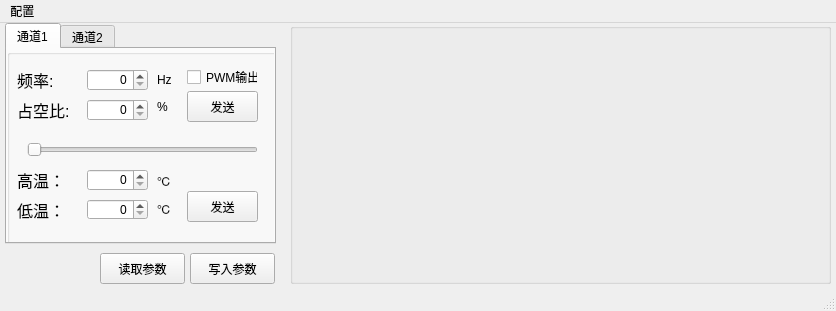
<?xml version="1.0" encoding="UTF-8"?>
<ui version="4.0">
 <class>CtrLig</class>
 <widget class="QMainWindow" name="CtrLig">
  <property name="geometry">
   <rect>
    <x>0</x>
    <y>0</y>
    <width>836</width>
    <height>311</height>
   </rect>
  </property>
  <property name="windowTitle">
   <string>MainWindow</string>
  </property>
  <widget class="QWidget" name="centralwidget">
   <widget class="QGroupBox" name="groupBox">
    <property name="geometry">
     <rect>
      <x>290</x>
      <y>0</y>
      <width>541</width>
      <height>261</height>
     </rect>
    </property>
    <property name="title">
     <string/>
    </property>
    <widget class="QCustomPlot" name="customPlot" native="true">
     <property name="geometry">
      <rect>
       <x>0</x>
       <y>-1</y>
       <width>541</width>
       <height>261</height>
      </rect>
     </property>
    </widget>
   </widget>
   <widget class="QTabWidget" name="tabWidget">
    <property name="geometry">
     <rect>
      <x>5</x>
      <y>0</y>
      <width>271</width>
      <height>221</height>
     </rect>
    </property>
    <property name="currentIndex">
     <number>0</number>
    </property>
    <widget class="QWidget" name="tab">
     <attribute name="title">
      <string>通道1</string>
     </attribute>
     <widget class="QGroupBox" name="groupBox_2">
      <property name="geometry">
       <rect>
        <x>0</x>
        <y>0</y>
        <width>271</width>
        <height>201</height>
       </rect>
      </property>
      <property name="title">
       <string/>
      </property>
      <property name="alignment">
       <set>Qt::AlignCenter</set>
      </property>
      <widget class="QSlider" name="SliDuty1">
       <property name="geometry">
        <rect>
         <x>20</x>
         <y>90</y>
         <width>231</width>
         <height>21</height>
        </rect>
       </property>
       <property name="orientation">
        <enum>Qt::Horizontal</enum>
       </property>
      </widget>
      <widget class="QLabel" name="label_2">
       <property name="geometry">
        <rect>
         <x>10</x>
         <y>20</y>
         <width>61</width>
         <height>21</height>
        </rect>
       </property>
       <property name="font">
        <font>
         <pointsize>12</pointsize>
        </font>
       </property>
       <property name="text">
        <string>频率:</string>
       </property>
      </widget>
      <widget class="QLabel" name="label">
       <property name="geometry">
        <rect>
         <x>10</x>
         <y>50</y>
         <width>61</width>
         <height>21</height>
        </rect>
       </property>
       <property name="font">
        <font>
         <pointsize>12</pointsize>
        </font>
       </property>
       <property name="text">
        <string>占空比:</string>
       </property>
      </widget>
      <widget class="QLabel" name="label_3">
       <property name="geometry">
        <rect>
         <x>150</x>
         <y>20</y>
         <width>16</width>
         <height>21</height>
        </rect>
       </property>
       <property name="text">
        <string>Hz</string>
       </property>
      </widget>
      <widget class="QLabel" name="label_4">
       <property name="geometry">
        <rect>
         <x>150</x>
         <y>50</y>
         <width>16</width>
         <height>16</height>
        </rect>
       </property>
       <property name="text">
        <string>%</string>
       </property>
      </widget>
      <widget class="QLabel" name="label_5">
       <property name="geometry">
        <rect>
         <x>10</x>
         <y>120</y>
         <width>54</width>
         <height>21</height>
        </rect>
       </property>
       <property name="font">
        <font>
         <pointsize>12</pointsize>
        </font>
       </property>
       <property name="text">
        <string>高温：</string>
       </property>
      </widget>
      <widget class="QLabel" name="label_6">
       <property name="geometry">
        <rect>
         <x>10</x>
         <y>150</y>
         <width>54</width>
         <height>21</height>
        </rect>
       </property>
       <property name="font">
        <font>
         <pointsize>12</pointsize>
        </font>
       </property>
       <property name="text">
        <string>低温：</string>
       </property>
      </widget>
      <widget class="QLabel" name="label_7">
       <property name="geometry">
        <rect>
         <x>150</x>
         <y>122</y>
         <width>21</width>
         <height>20</height>
        </rect>
       </property>
       <property name="text">
        <string>℃</string>
       </property>
      </widget>
      <widget class="QLabel" name="label_8">
       <property name="geometry">
        <rect>
         <x>150</x>
         <y>150</y>
         <width>21</width>
         <height>20</height>
        </rect>
       </property>
       <property name="text">
        <string>℃</string>
       </property>
      </widget>
      <widget class="QPushButton" name="btnSig1">
       <property name="geometry">
        <rect>
         <x>180</x>
         <y>42</y>
         <width>71</width>
         <height>31</height>
        </rect>
       </property>
       <property name="text">
        <string>发送</string>
       </property>
      </widget>
      <widget class="QPushButton" name="btnSig2">
       <property name="geometry">
        <rect>
         <x>180</x>
         <y>142</y>
         <width>71</width>
         <height>31</height>
        </rect>
       </property>
       <property name="text">
        <string>发送</string>
       </property>
      </widget>
      <widget class="QSpinBox" name="spBDuty1">
       <property name="geometry">
        <rect>
         <x>80</x>
         <y>50</y>
         <width>61</width>
         <height>22</height>
        </rect>
       </property>
       <property name="alignment">
        <set>Qt::AlignRight|Qt::AlignTrailing|Qt::AlignVCenter</set>
       </property>
      </widget>
      <widget class="QSpinBox" name="spBFreq1">
       <property name="geometry">
        <rect>
         <x>80</x>
         <y>20</y>
         <width>61</width>
         <height>22</height>
        </rect>
       </property>
       <property name="alignment">
        <set>Qt::AlignRight|Qt::AlignTrailing|Qt::AlignVCenter</set>
       </property>
      </widget>
      <widget class="QCheckBox" name="ChBEnPWM_1">
       <property name="geometry">
        <rect>
         <x>180</x>
         <y>20</y>
         <width>71</width>
         <height>16</height>
        </rect>
       </property>
       <property name="text">
        <string>PWM输出</string>
       </property>
      </widget>
      <widget class="QSpinBox" name="spHiTemp1">
       <property name="geometry">
        <rect>
         <x>80</x>
         <y>120</y>
         <width>61</width>
         <height>22</height>
        </rect>
       </property>
       <property name="alignment">
        <set>Qt::AlignRight|Qt::AlignTrailing|Qt::AlignVCenter</set>
       </property>
      </widget>
      <widget class="QSpinBox" name="spLoTemp1">
       <property name="geometry">
        <rect>
         <x>80</x>
         <y>150</y>
         <width>61</width>
         <height>21</height>
        </rect>
       </property>
       <property name="alignment">
        <set>Qt::AlignRight|Qt::AlignTrailing|Qt::AlignVCenter</set>
       </property>
      </widget>
     </widget>
    </widget>
    <widget class="QWidget" name="widget">
     <attribute name="title">
      <string>通道2</string>
     </attribute>
     <widget class="QGroupBox" name="groupBox_3">
      <property name="geometry">
       <rect>
        <x>0</x>
        <y>0</y>
        <width>271</width>
        <height>201</height>
       </rect>
      </property>
      <property name="title">
       <string/>
      </property>
      <widget class="QSlider" name="SliDuty2">
       <property name="geometry">
        <rect>
         <x>20</x>
         <y>90</y>
         <width>231</width>
         <height>21</height>
        </rect>
       </property>
       <property name="orientation">
        <enum>Qt::Horizontal</enum>
       </property>
      </widget>
      <widget class="QLabel" name="label_9">
       <property name="geometry">
        <rect>
         <x>10</x>
         <y>20</y>
         <width>61</width>
         <height>21</height>
        </rect>
       </property>
       <property name="font">
        <font>
         <pointsize>12</pointsize>
        </font>
       </property>
       <property name="text">
        <string>频率:</string>
       </property>
      </widget>
      <widget class="QLabel" name="label_10">
       <property name="geometry">
        <rect>
         <x>10</x>
         <y>50</y>
         <width>61</width>
         <height>21</height>
        </rect>
       </property>
       <property name="font">
        <font>
         <pointsize>12</pointsize>
        </font>
       </property>
       <property name="text">
        <string>占空比:</string>
       </property>
      </widget>
      <widget class="QLabel" name="label_11">
       <property name="geometry">
        <rect>
         <x>150</x>
         <y>20</y>
         <width>16</width>
         <height>21</height>
        </rect>
       </property>
       <property name="text">
        <string>Hz</string>
       </property>
      </widget>
      <widget class="QLabel" name="label_12">
       <property name="geometry">
        <rect>
         <x>150</x>
         <y>50</y>
         <width>16</width>
         <height>16</height>
        </rect>
       </property>
       <property name="text">
        <string>%</string>
       </property>
      </widget>
      <widget class="QLabel" name="label_13">
       <property name="geometry">
        <rect>
         <x>10</x>
         <y>120</y>
         <width>54</width>
         <height>21</height>
        </rect>
       </property>
       <property name="font">
        <font>
         <pointsize>12</pointsize>
        </font>
       </property>
       <property name="text">
        <string>高温：</string>
       </property>
      </widget>
      <widget class="QLabel" name="label_14">
       <property name="geometry">
        <rect>
         <x>10</x>
         <y>150</y>
         <width>54</width>
         <height>21</height>
        </rect>
       </property>
       <property name="font">
        <font>
         <pointsize>12</pointsize>
        </font>
       </property>
       <property name="text">
        <string>低温：</string>
       </property>
      </widget>
      <widget class="QLineEdit" name="liedHiTe2">
       <property name="enabled">
        <bool>false</bool>
       </property>
       <property name="geometry">
        <rect>
         <x>80</x>
         <y>120</y>
         <width>61</width>
         <height>21</height>
        </rect>
       </property>
       <property name="alignment">
        <set>Qt::AlignRight|Qt::AlignTrailing|Qt::AlignVCenter</set>
       </property>
      </widget>
      <widget class="QLineEdit" name="liedLoTe2">
       <property name="enabled">
        <bool>false</bool>
       </property>
       <property name="geometry">
        <rect>
         <x>80</x>
         <y>150</y>
         <width>61</width>
         <height>21</height>
        </rect>
       </property>
       <property name="alignment">
        <set>Qt::AlignRight|Qt::AlignTrailing|Qt::AlignVCenter</set>
       </property>
      </widget>
      <widget class="QLabel" name="label_15">
       <property name="geometry">
        <rect>
         <x>150</x>
         <y>122</y>
         <width>21</width>
         <height>20</height>
        </rect>
       </property>
       <property name="text">
        <string>℃</string>
       </property>
      </widget>
      <widget class="QLabel" name="label_16">
       <property name="geometry">
        <rect>
         <x>150</x>
         <y>150</y>
         <width>21</width>
         <height>20</height>
        </rect>
       </property>
       <property name="text">
        <string>℃</string>
       </property>
      </widget>
      <widget class="QPushButton" name="btnSig3">
       <property name="geometry">
        <rect>
         <x>180</x>
         <y>42</y>
         <width>71</width>
         <height>31</height>
        </rect>
       </property>
       <property name="text">
        <string>发送</string>
       </property>
      </widget>
      <widget class="QPushButton" name="btnSig4">
       <property name="enabled">
        <bool>false</bool>
       </property>
       <property name="geometry">
        <rect>
         <x>180</x>
         <y>142</y>
         <width>71</width>
         <height>31</height>
        </rect>
       </property>
       <property name="text">
        <string>发送</string>
       </property>
      </widget>
      <widget class="QSpinBox" name="spBDuty2">
       <property name="geometry">
        <rect>
         <x>80</x>
         <y>50</y>
         <width>61</width>
         <height>22</height>
        </rect>
       </property>
       <property name="alignment">
        <set>Qt::AlignRight|Qt::AlignTrailing|Qt::AlignVCenter</set>
       </property>
      </widget>
      <widget class="QSpinBox" name="spBFreq2">
       <property name="geometry">
        <rect>
         <x>80</x>
         <y>20</y>
         <width>61</width>
         <height>22</height>
        </rect>
       </property>
       <property name="alignment">
        <set>Qt::AlignRight|Qt::AlignTrailing|Qt::AlignVCenter</set>
       </property>
      </widget>
      <widget class="QCheckBox" name="ChBEnPWM_2">
       <property name="geometry">
        <rect>
         <x>180</x>
         <y>20</y>
         <width>71</width>
         <height>16</height>
        </rect>
       </property>
       <property name="text">
        <string>PWM输出</string>
       </property>
      </widget>
     </widget>
    </widget>
   </widget>
   <widget class="QPushButton" name="btnRead">
    <property name="geometry">
     <rect>
      <x>100</x>
      <y>230</y>
      <width>85</width>
      <height>31</height>
     </rect>
    </property>
    <property name="text">
     <string>读取参数</string>
    </property>
    <property name="icon">
     <iconset resource="ctrlig.qrc">
      <normaloff>:/icons/read.ico</normaloff>:/icons/read.ico</iconset>
    </property>
   </widget>
   <widget class="QPushButton" name="btnWrite">
    <property name="geometry">
     <rect>
      <x>190</x>
      <y>230</y>
      <width>85</width>
      <height>31</height>
     </rect>
    </property>
    <property name="text">
     <string>写入参数</string>
    </property>
    <property name="icon">
     <iconset resource="ctrlig.qrc">
      <normaloff>:/icons/write.ico</normaloff>:/icons/write.ico</iconset>
    </property>
   </widget>
  </widget>
  <widget class="QMenuBar" name="menubar">
   <property name="geometry">
    <rect>
     <x>0</x>
     <y>0</y>
     <width>836</width>
     <height>23</height>
    </rect>
   </property>
   <widget class="QMenu" name="menu">
    <property name="title">
     <string>配置 </string>
    </property>
    <addaction name="action"/>
   </widget>
   <addaction name="menu"/>
  </widget>
  <widget class="QStatusBar" name="statusbar"/>
  <action name="action">
   <property name="icon">
    <iconset resource="ctrlig.qrc">
     <normaloff>:/icons/cfg.png</normaloff>:/icons/cfg.png</iconset>
   </property>
   <property name="text">
    <string>通信设置</string>
   </property>
  </action>
 </widget>
 <customwidgets>
  <customwidget>
   <class>QCustomPlot</class>
   <extends>QWidget</extends>
   <header>../../qcustomplot.h</header>
   <container>1</container>
  </customwidget>
 </customwidgets>
 <resources>
  <include location="ctrlig.qrc"/>
 </resources>
 <connections/>
</ui>
